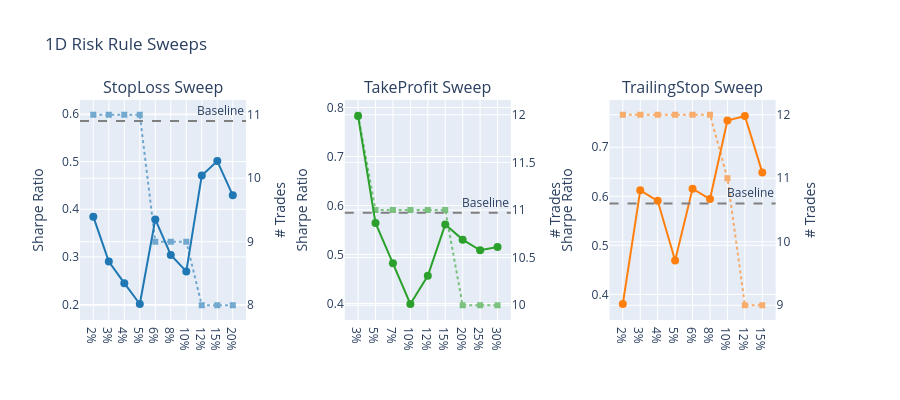

Source (notebook cell):
### Code cell
fig.update_yaxes(title_text="Sharpe Ratio", secondary_y=False)
fig.update_yaxes(title_text="# Trades", secondary_y=True)
fig.update_layout(height=400, title="1D Risk Rule Sweeps", showlegend=False)
fig.show()

### Figure 1 — Plotly figure (JSON) as saved in the notebook; plotly's stock layout.template omitted (floating-point values rounded to 4 significant figures)
{"data": [{"line": {"color": "#1f77b4"}, "marker": {"size": 8}, "mode": "lines+markers", "name": "StopLoss Sharpe", "type": "scatter", "x": ["2%", "3%", "4%", "5%", "6%", "8%", "10%", "12%", "15%", "20%"], "xaxis": "x", "y": [0.3845, 0.2903, 0.2448, 0.201, 0.3787, 0.3039, 0.2695, 0.471, 0.5012, 0.4293], "yaxis": "y"}, {"line": {"color": "#1f77b4", "dash": "dot"}, "marker": {"size": 6, "symbol": "square"}, "mode": "lines+markers", "name": "StopLoss Trades", "opacity": 0.6, "type": "scatter", "x": ["2%", "3%", "4%", "5%", "6%", "8%", "10%", "12%", "15%", "20%"], "xaxis": "x", "y": [11, 11, 11, 11, 9, 9, 9, 8, 8, 8], "yaxis": "y2"}, {"line": {"color": "#2ca02c"}, "marker": {"size": 8}, "mode": "lines+markers", "name": "TakeProfit Sharpe", "type": "scatter", "x": ["3%", "5%", "7%", "10%", "12%", "15%", "20%", "25%", "30%"], "xaxis": "x2", "y": [0.7828, 0.5645, 0.4821, 0.399, 0.4565, 0.5611, 0.5304, 0.5086, 0.5154], "yaxis": "y3"}, {"line": {"color": "#2ca02c", "dash": "dot"}, "marker": {"size": 6, "symbol": "square"}, "mode": "lines+markers", "name": "TakeProfit Trades", "opacity": 0.6, "type": "scatter", "x": ["3%", "5%", "7%", "10%", "12%", "15%", "20%", "25%", "30%"], "xaxis": "x2", "y": [12, 11, 11, 11, 11, 11, 10, 10, 10], "yaxis": "y4"}, {"line": {"color": "#ff7f0e"}, "marker": {"size": 8}, "mode": "lines+markers", "name": "TrailingStop Sharpe", "type": "scatter", "x": ["2%", "3%", "4%", "5%", "6%", "8%", "10%", "12%", "15%"], "xaxis": "x3", "y": [0.3803, 0.6123, 0.5908, 0.4689, 0.6155, 0.5943, 0.7546, 0.7638, 0.6488], "yaxis": "y5"}, {"line": {"color": "#ff7f0e", "dash": "dot"}, "marker": {"size": 6, "symbol": "square"}, "mode": "lines+markers", "name": "TrailingStop Trades", "opacity": 0.6, "type": "scatter", "x": ["2%", "3%", "4%", "5%", "6%", "8%", "10%", "12%", "15%"], "xaxis": "x3", "y": [12, 12, 12, 12, 12, 12, 11, 9, 9], "yaxis": "y6"}], "layout": {"annotations": [{"font": {"size": 16}, "showarrow": false, "text": "StopLoss Sweep", "x": 0.1122, "xanchor": "center", "xref": "paper", "y": 1.0, "yanchor": "bottom", "yref": "paper"}, {"font": {"size": 16}, "showarrow": false, "text": "TakeProfit Sweep", "x": 0.47, "xanchor": "center", "xref": "paper", "y": 1.0, "yanchor": "bottom", "yref": "paper"}, {"font": {"size": 16}, "showarrow": false, "text": "TrailingStop Sweep", "x": 0.8278, "xanchor": "center", "xref": "paper", "y": 1.0, "yanchor": "bottom", "yref": "paper"}, {"showarrow": false, "text": "Baseline", "x": 1, "xanchor": "right", "xref": "x domain", "y": 0.5853, "yanchor": "bottom", "yref": "y"}, {"showarrow": false, "text": "Baseline", "x": 1, "xanchor": "right", "xref": "x2 domain", "y": 0.5853, "yanchor": "bottom", "yref": "y3"}, {"showarrow": false, "text": "Baseline", "x": 1, "xanchor": "right", "xref": "x3 domain", "y": 0.5853, "yanchor": "bottom", "yref": "y5"}], "height": 400, "shapes": [{"line": {"color": "gray", "dash": "dash"}, "type": "line", "x0": 0, "x1": 1, "xref": "x domain", "y0": 0.5853, "y1": 0.5853, "yref": "y"}, {"line": {"color": "gray", "dash": "dash"}, "type": "line", "x0": 0, "x1": 1, "xref": "x2 domain", "y0": 0.5853, "y1": 0.5853, "yref": "y3"}, {"line": {"color": "gray", "dash": "dash"}, "type": "line", "x0": 0, "x1": 1, "xref": "x3 domain", "y0": 0.5853, "y1": 0.5853, "yref": "y5"}], "showlegend": false, "title": {"text": "1D Risk Rule Sweeps"}, "xaxis": {"anchor": "y", "domain": [0.0, 0.2244]}, "xaxis2": {"anchor": "y3", "domain": [0.3578, 0.5822]}, "xaxis3": {"anchor": "y5", "domain": [0.7156, 0.94]}, "yaxis": {"anchor": "x", "domain": [0.0, 1.0], "title": {"text": "Sharpe Ratio"}}, "yaxis2": {"anchor": "x", "overlaying": "y", "side": "right", "title": {"text": "# Trades"}}, "yaxis3": {"anchor": "x2", "domain": [0.0, 1.0], "title": {"text": "Sharpe Ratio"}}, "yaxis4": {"anchor": "x2", "overlaying": "y3", "side": "right", "title": {"text": "# Trades"}}, "yaxis5": {"anchor": "x3", "domain": [0.0, 1.0], "title": {"text": "Sharpe Ratio"}}, "yaxis6": {"anchor": "x3", "overlaying": "y5", "side": "right", "title": {"text": "# Trades"}}}}
